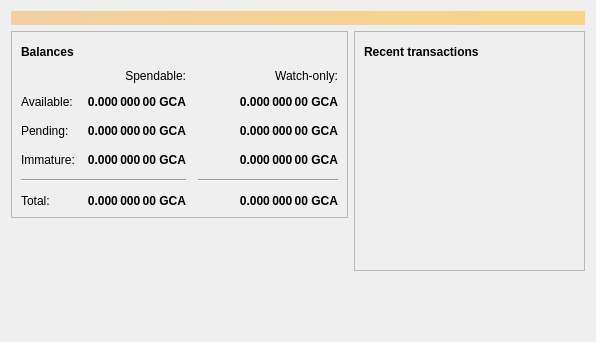
<?xml version="1.0" encoding="UTF-8"?>
<ui version="4.0">
 <class>OverviewPage</class>
 <widget class="QWidget" name="OverviewPage">
  <property name="geometry">
   <rect>
    <x>0</x>
    <y>0</y>
    <width>596</width>
    <height>342</height>
   </rect>
  </property>
  <property name="windowTitle">
   <string>Form</string>
  </property>
  <layout class="QVBoxLayout" name="topLayout">
   <item>
    <widget class="QLabel" name="labelAlerts">
     <property name="visible">
      <bool>false</bool>
     </property>
     <property name="styleSheet">
      <string notr="true">QLabel { background-color: qlineargradient(x1: 0, y1: 0, x2: 1, y2: 0, stop:0 #F0D0A0, stop:1 #F8D488); color:#000000; }</string>
     </property>
     <property name="wordWrap">
      <bool>true</bool>
     </property>
     <property name="margin">
      <number>3</number>
     </property>
     <property name="textInteractionFlags">
      <set>Qt::TextSelectableByMouse</set>
     </property>
    </widget>
   </item>
   <item>
    <layout class="QHBoxLayout" name="horizontalLayout" stretch="1,1">
     <item>
      <layout class="QVBoxLayout" name="verticalLayout_2">
       <item>
        <widget class="QFrame" name="frame">
         <property name="frameShape">
          <enum>QFrame::StyledPanel</enum>
         </property>
         <property name="frameShadow">
          <enum>QFrame::Raised</enum>
         </property>
         <layout class="QVBoxLayout" name="verticalLayout_4">
          <item>
           <layout class="QHBoxLayout" name="horizontalLayout_4">
            <item>
             <widget class="QLabel" name="label_5">
              <property name="font">
               <font>
                <weight>75</weight>
                <bold>true</bold>
               </font>
              </property>
              <property name="text">
               <string>Balances</string>
              </property>
             </widget>
            </item>
            <item>
             <widget class="QPushButton" name="labelWalletStatus">
              <property name="enabled">
               <bool>true</bool>
              </property>
              <property name="maximumSize">
               <size>
                <width>30</width>
                <height>16777215</height>
               </size>
              </property>
              <property name="toolTip">
               <string>The displayed information may be out of date. Your wallet automatically synchronizes with the GCA network after a connection is established, but this process has not completed yet.</string>
              </property>
              <property name="text">
               <string/>
              </property>
              <property name="icon">
               <iconset resource="../bitcoin.qrc">
                <normaloff>:/icons/warning</normaloff>
                <disabledoff>:/icons/warning</disabledoff>:/icons/warning</iconset>
              </property>
              <property name="iconSize">
               <size>
                <width>24</width>
                <height>24</height>
               </size>
              </property>
              <property name="flat">
               <bool>true</bool>
              </property>
             </widget>
            </item>
            <item>
             <spacer name="horizontalSpacer_3">
              <property name="orientation">
               <enum>Qt::Horizontal</enum>
              </property>
              <property name="sizeHint" stdset="0">
               <size>
                <width>40</width>
                <height>20</height>
               </size>
              </property>
             </spacer>
            </item>
           </layout>
          </item>
          <item>
           <layout class="QGridLayout" name="gridLayout">
            <property name="spacing">
             <number>12</number>
            </property>
            <item row="2" column="2">
             <widget class="QLabel" name="labelWatchPending">
              <property name="font">
               <font>
                <weight>75</weight>
                <bold>true</bold>
               </font>
              </property>
              <property name="cursor">
               <cursorShape>IBeamCursor</cursorShape>
              </property>
              <property name="toolTip">
               <string>Unconfirmed transactions to watch-only addresses</string>
              </property>
              <property name="text">
               <string notr="true">0.000 000 00 GCA</string>
              </property>
              <property name="alignment">
               <set>Qt::AlignRight|Qt::AlignTrailing|Qt::AlignVCenter</set>
              </property>
              <property name="textInteractionFlags">
               <set>Qt::LinksAccessibleByMouse|Qt::TextSelectableByKeyboard|Qt::TextSelectableByMouse</set>
              </property>
             </widget>
            </item>
            <item row="2" column="1">
             <widget class="QLabel" name="labelUnconfirmed">
              <property name="font">
               <font>
                <weight>75</weight>
                <bold>true</bold>
               </font>
              </property>
              <property name="cursor">
               <cursorShape>IBeamCursor</cursorShape>
              </property>
              <property name="toolTip">
               <string>Total of transactions that have yet to be confirmed, and do not yet count toward the spendable balance</string>
              </property>
              <property name="text">
               <string notr="true">0.000 000 00 GCA</string>
              </property>
              <property name="alignment">
               <set>Qt::AlignRight|Qt::AlignTrailing|Qt::AlignVCenter</set>
              </property>
              <property name="textInteractionFlags">
               <set>Qt::LinksAccessibleByMouse|Qt::TextSelectableByKeyboard|Qt::TextSelectableByMouse</set>
              </property>
             </widget>
            </item>
            <item row="3" column="2">
             <widget class="QLabel" name="labelWatchImmature">
              <property name="font">
               <font>
                <weight>75</weight>
                <bold>true</bold>
               </font>
              </property>
              <property name="cursor">
               <cursorShape>IBeamCursor</cursorShape>
              </property>
              <property name="toolTip">
               <string>Mined balance in watch-only addresses that has not yet matured</string>
              </property>
              <property name="text">
               <string notr="true">0.000 000 00 GCA</string>
              </property>
              <property name="alignment">
               <set>Qt::AlignRight|Qt::AlignTrailing|Qt::AlignVCenter</set>
              </property>
              <property name="textInteractionFlags">
               <set>Qt::LinksAccessibleByMouse|Qt::TextSelectableByKeyboard|Qt::TextSelectableByMouse</set>
              </property>
             </widget>
            </item>
            <item row="4" column="0" colspan="2">
             <widget class="Line" name="line">
              <property name="orientation">
               <enum>Qt::Horizontal</enum>
              </property>
             </widget>
            </item>
            <item row="4" column="2">
             <widget class="Line" name="lineWatchBalance">
              <property name="sizePolicy">
               <sizepolicy hsizetype="Preferred" vsizetype="Fixed">
                <horstretch>0</horstretch>
                <verstretch>0</verstretch>
               </sizepolicy>
              </property>
              <property name="minimumSize">
               <size>
                <width>140</width>
                <height>0</height>
               </size>
              </property>
              <property name="orientation">
               <enum>Qt::Horizontal</enum>
              </property>
             </widget>
            </item>
            <item row="5" column="0">
             <widget class="QLabel" name="labelTotalText">
              <property name="text">
               <string>Total:</string>
              </property>
             </widget>
            </item>
            <item row="3" column="1">
             <widget class="QLabel" name="labelImmature">
              <property name="font">
               <font>
                <weight>75</weight>
                <bold>true</bold>
               </font>
              </property>
              <property name="cursor">
               <cursorShape>IBeamCursor</cursorShape>
              </property>
              <property name="toolTip">
               <string>Mined balance that has not yet matured</string>
              </property>
              <property name="text">
               <string notr="true">0.000 000 00 GCA</string>
              </property>
              <property name="alignment">
               <set>Qt::AlignRight|Qt::AlignTrailing|Qt::AlignVCenter</set>
              </property>
              <property name="textInteractionFlags">
               <set>Qt::LinksAccessibleByMouse|Qt::TextSelectableByKeyboard|Qt::TextSelectableByMouse</set>
              </property>
             </widget>
            </item>
            <item row="2" column="3">
             <spacer name="horizontalSpacer_2">
              <property name="orientation">
               <enum>Qt::Horizontal</enum>
              </property>
              <property name="sizeHint" stdset="0">
               <size>
                <width>40</width>
                <height>20</height>
               </size>
              </property>
             </spacer>
            </item>
            <item row="3" column="0">
             <widget class="QLabel" name="labelImmatureText">
              <property name="text">
               <string>Immature:</string>
              </property>
             </widget>
            </item>
            <item row="5" column="1">
             <widget class="QLabel" name="labelTotal">
              <property name="font">
               <font>
                <weight>75</weight>
                <bold>true</bold>
               </font>
              </property>
              <property name="cursor">
               <cursorShape>IBeamCursor</cursorShape>
              </property>
              <property name="toolTip">
               <string>Your current total balance</string>
              </property>
              <property name="text">
               <string notr="true">0.000 000 00 GCA</string>
              </property>
              <property name="alignment">
               <set>Qt::AlignRight|Qt::AlignTrailing|Qt::AlignVCenter</set>
              </property>
              <property name="textInteractionFlags">
               <set>Qt::LinksAccessibleByMouse|Qt::TextSelectableByKeyboard|Qt::TextSelectableByMouse</set>
              </property>
             </widget>
            </item>
            <item row="5" column="2">
             <widget class="QLabel" name="labelWatchTotal">
              <property name="font">
               <font>
                <weight>75</weight>
                <bold>true</bold>
               </font>
              </property>
              <property name="cursor">
               <cursorShape>IBeamCursor</cursorShape>
              </property>
              <property name="toolTip">
               <string>Current total balance in watch-only addresses</string>
              </property>
              <property name="text">
               <string notr="true">0.000 000 00 GCA</string>
              </property>
              <property name="alignment">
               <set>Qt::AlignRight|Qt::AlignTrailing|Qt::AlignVCenter</set>
              </property>
              <property name="textInteractionFlags">
               <set>Qt::LinksAccessibleByMouse|Qt::TextSelectableByKeyboard|Qt::TextSelectableByMouse</set>
              </property>
             </widget>
            </item>
            <item row="0" column="2">
             <widget class="QLabel" name="labelWatchonly">
              <property name="text">
               <string>Watch-only:</string>
              </property>
              <property name="alignment">
               <set>Qt::AlignRight|Qt::AlignTrailing|Qt::AlignVCenter</set>
              </property>
             </widget>
            </item>
            <item row="1" column="0">
             <widget class="QLabel" name="labelBalanceText">
              <property name="text">
               <string>Available:</string>
              </property>
             </widget>
            </item>
            <item row="1" column="1">
             <widget class="QLabel" name="labelBalance">
              <property name="font">
               <font>
                <weight>75</weight>
                <bold>true</bold>
               </font>
              </property>
              <property name="cursor">
               <cursorShape>IBeamCursor</cursorShape>
              </property>
              <property name="toolTip">
               <string>Your current spendable balance</string>
              </property>
              <property name="text">
               <string notr="true">0.000 000 00 GCA</string>
              </property>
              <property name="alignment">
               <set>Qt::AlignRight|Qt::AlignTrailing|Qt::AlignVCenter</set>
              </property>
              <property name="textInteractionFlags">
               <set>Qt::LinksAccessibleByMouse|Qt::TextSelectableByKeyboard|Qt::TextSelectableByMouse</set>
              </property>
             </widget>
            </item>
            <item row="1" column="2">
             <widget class="QLabel" name="labelWatchAvailable">
              <property name="font">
               <font>
                <weight>75</weight>
                <bold>true</bold>
               </font>
              </property>
              <property name="cursor">
               <cursorShape>IBeamCursor</cursorShape>
              </property>
              <property name="toolTip">
               <string>Your current balance in watch-only addresses</string>
              </property>
              <property name="text">
               <string notr="true">0.000 000 00 GCA</string>
              </property>
              <property name="alignment">
               <set>Qt::AlignRight|Qt::AlignTrailing|Qt::AlignVCenter</set>
              </property>
              <property name="textInteractionFlags">
               <set>Qt::LinksAccessibleByMouse|Qt::TextSelectableByKeyboard|Qt::TextSelectableByMouse</set>
              </property>
             </widget>
            </item>
            <item row="2" column="0">
             <widget class="QLabel" name="labelPendingText">
              <property name="text">
               <string>Pending:</string>
              </property>
             </widget>
            </item>
            <item row="0" column="1">
             <widget class="QLabel" name="labelSpendable">
              <property name="text">
               <string>Spendable:</string>
              </property>
              <property name="alignment">
               <set>Qt::AlignRight|Qt::AlignTrailing|Qt::AlignVCenter</set>
              </property>
             </widget>
            </item>
           </layout>
          </item>
         </layout>
        </widget>
       </item>
       <item>
        <spacer name="verticalSpacer">
         <property name="orientation">
          <enum>Qt::Vertical</enum>
         </property>
         <property name="sizeHint" stdset="0">
          <size>
           <width>20</width>
           <height>40</height>
          </size>
         </property>
        </spacer>
       </item>
      </layout>
     </item>
     <item>
      <layout class="QVBoxLayout" name="verticalLayout_3">
       <item>
        <widget class="QFrame" name="frame_2">
         <property name="frameShape">
          <enum>QFrame::StyledPanel</enum>
         </property>
         <property name="frameShadow">
          <enum>QFrame::Raised</enum>
         </property>
         <layout class="QVBoxLayout" name="verticalLayout">
          <item>
           <layout class="QHBoxLayout" name="horizontalLayout_2">
            <item>
             <widget class="QLabel" name="label_4">
              <property name="font">
               <font>
                <weight>75</weight>
                <bold>true</bold>
               </font>
              </property>
              <property name="text">
               <string>Recent transactions</string>
              </property>
             </widget>
            </item>
            <item>
             <widget class="QPushButton" name="labelTransactionsStatus">
              <property name="enabled">
               <bool>true</bool>
              </property>
              <property name="maximumSize">
               <size>
                <width>30</width>
                <height>16777215</height>
               </size>
              </property>
              <property name="toolTip">
               <string>The displayed information may be out of date. Your wallet automatically synchronizes with the GCA network after a connection is established, but this process has not completed yet.</string>
              </property>
              <property name="text">
               <string/>
              </property>
              <property name="icon">
               <iconset resource="../bitcoin.qrc">
                <normaloff>:/icons/warning</normaloff>
                <disabledoff>:/icons/warning</disabledoff>:/icons/warning</iconset>
              </property>
              <property name="iconSize">
               <size>
                <width>24</width>
                <height>24</height>
               </size>
              </property>
              <property name="flat">
               <bool>true</bool>
              </property>
             </widget>
            </item>
            <item>
             <spacer name="horizontalSpacer">
              <property name="orientation">
               <enum>Qt::Horizontal</enum>
              </property>
              <property name="sizeHint" stdset="0">
               <size>
                <width>40</width>
                <height>20</height>
               </size>
              </property>
             </spacer>
            </item>
           </layout>
          </item>
          <item>
           <widget class="QListView" name="listTransactions">
            <property name="styleSheet">
             <string notr="true">QListView { background: transparent; }</string>
            </property>
            <property name="frameShape">
             <enum>QFrame::NoFrame</enum>
            </property>
            <property name="verticalScrollBarPolicy">
             <enum>Qt::ScrollBarAlwaysOff</enum>
            </property>
            <property name="horizontalScrollBarPolicy">
             <enum>Qt::ScrollBarAlwaysOff</enum>
            </property>
            <property name="selectionMode">
             <enum>QAbstractItemView::NoSelection</enum>
            </property>
           </widget>
          </item>
         </layout>
        </widget>
       </item>
       <item>
        <spacer name="verticalSpacer_2">
         <property name="orientation">
          <enum>Qt::Vertical</enum>
         </property>
         <property name="sizeHint" stdset="0">
          <size>
           <width>20</width>
           <height>40</height>
          </size>
         </property>
        </spacer>
       </item>
      </layout>
     </item>
    </layout>
   </item>
  </layout>
 </widget>
 <resources/>
 <connections/>
</ui>
